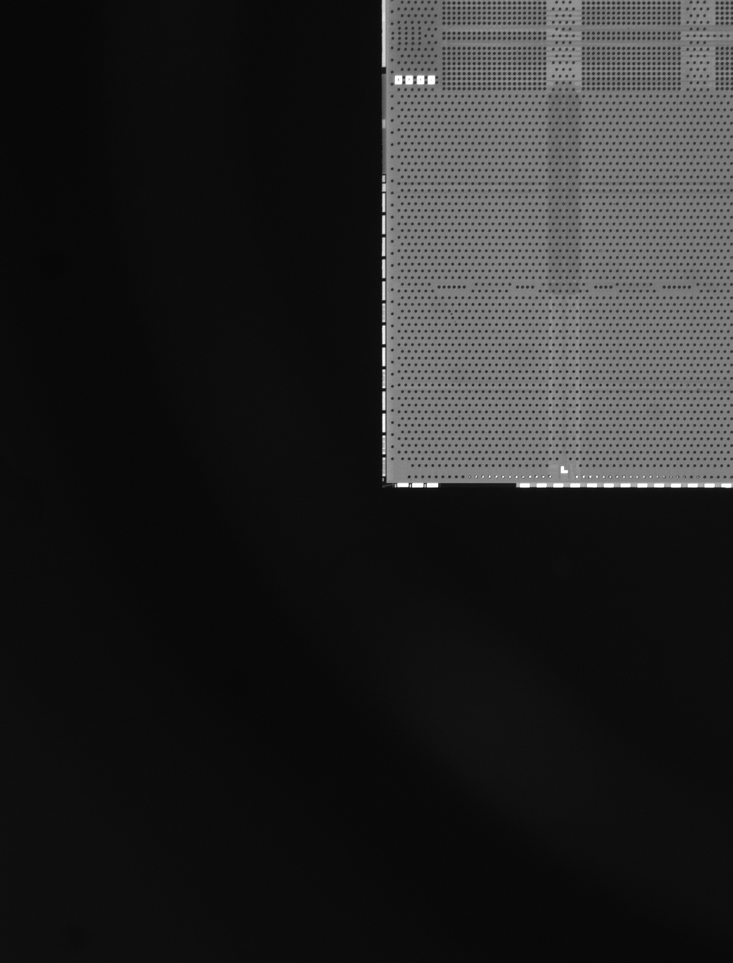
//> input picture 비트 과제 이미지/20200115220714674 CAM_3 ULC.png, 733 x 963 px, shrunk from 1236 x 1624 before the run
$ ./threshold_Test   (built with g++ and OpenCV 4)
//> lines starting //> are read from the running program, lines starting //| are printed output that depends on the picture; after the words box and inside, x2 and y2 are one past the last pixel; in counts of white or black regions, pixels touching at a corner belong together
#include "opencv2/opencv.hpp"
#include <iostream>

using namespace cv;
using namespace std;

// 쓰레숄드 값 설정
void onChangethresholdValue2(int value, void* userData);
void onChangethresholdValue1(int value, void* userData);

Mat img;
Mat test;
Mat bin;
Mat dst;
int threshold1 = 160; // 160
int threshold2 = 100; // 100


int main(int argc, char* argv[])
{
    Mat ROI;
    img = imread("images/20200115220714674 CAM_3 ULC.png", IMREAD_COLOR);
//> img is the input picture: 963 rows x 733 cols, CV_8UC3; min 6, max 255, mean 36.9

    if (img.empty()) {
        cerr << "Image load failed!" << endl;
        return -1;
    }

    namedWindow("threshold1", WINDOW_AUTOSIZE);
    namedWindow("threshold2", WINDOW_AUTOSIZE);
    createTrackbar("threshold 변경", "threshold1", &threshold1, 255, onChangethresholdValue1);
    createTrackbar("threshold 변경", "threshold2", &threshold2, 255, onChangethresholdValue2);
    cvtColor(img, test, COLOR_BGR2GRAY);
    threshold(test, test, threshold1, 255, THRESH_BINARY);
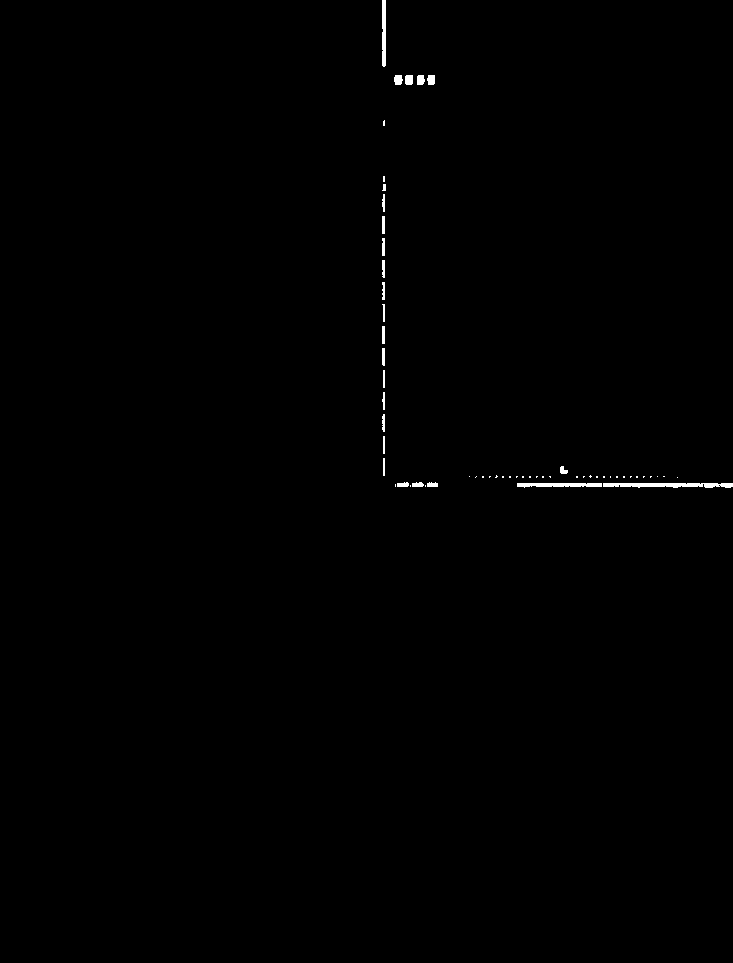
//> test: 963 rows x 733 cols, CV_8UC1; 0.33% white; 58 white regions (33 under 20 px), largest, box (x1, y1, x2, y2) and area: (603, 483, 733, 488) 523, (517, 483, 602, 488) 329, (382, 0, 386, 67) 262

    Matx <uchar, 3, 3>mask(0, 1, 0, 1, 1, 1, 0, 1, 0);
    morphologyEx(test, test, MORPH_DILATE, mask); //침식 뭉개기
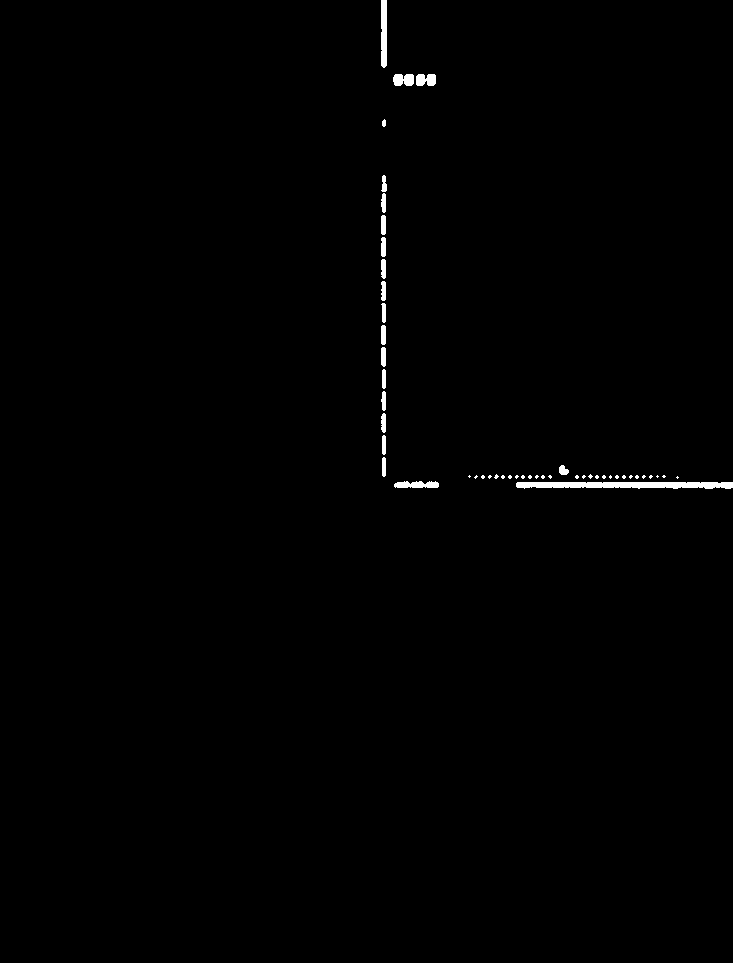
//> test: 963 rows x 733 cols, CV_8UC1; 0.56% white; 49 white regions (28 under 20 px), largest, box (x1, y1, x2, y2) and area: (516, 482, 733, 489) 1294, (381, 0, 387, 68) 398, (394, 481, 439, 488) 256
    imshow("threshold1", test);


    cvtColor(img, bin, COLOR_BGR2GRAY);
    threshold(bin, bin, threshold2, 255, THRESH_BINARY_INV);
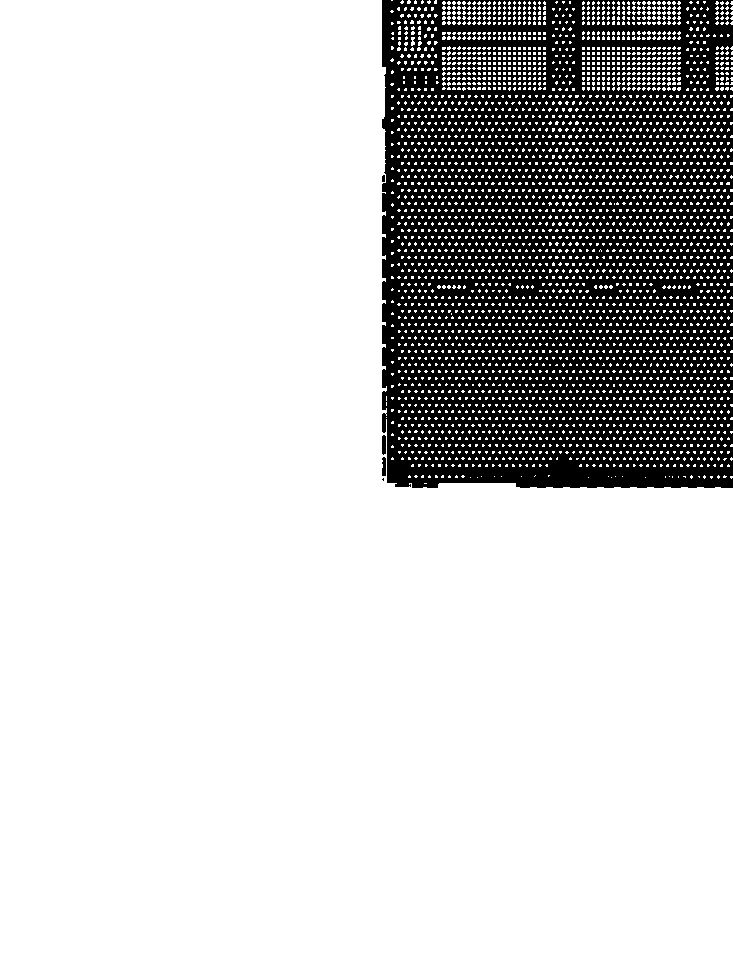
//> bin: 963 rows x 733 cols, CV_8UC1; 80.2% white; 5 black regions (1 under 20 px), largest, box (x1, y1, x2, y2) and area: (382, 0, 733, 488) 139655, (382, 435, 386, 455) 75, (382, 457, 386, 476) 68, (382, 175, 385, 182) 20
    imshow("threshold2", bin);

    waitKey(0);
    return 0;
}


// BINARY threshold
void onChangethresholdValue1(int value, void* userData)
{
//> called with value = 160
    cvtColor(img, test, COLOR_BGR2GRAY);
    threshold(test, test, value, 255, THRESH_BINARY);

    Matx <uchar, 3, 3>mask(0, 1, 0, 1, 1, 1, 0, 1, 0);
    morphologyEx(test, test, MORPH_DILATE, mask); //침식
    imshow("threshold1", test);
    imshow("sum", test | bin);
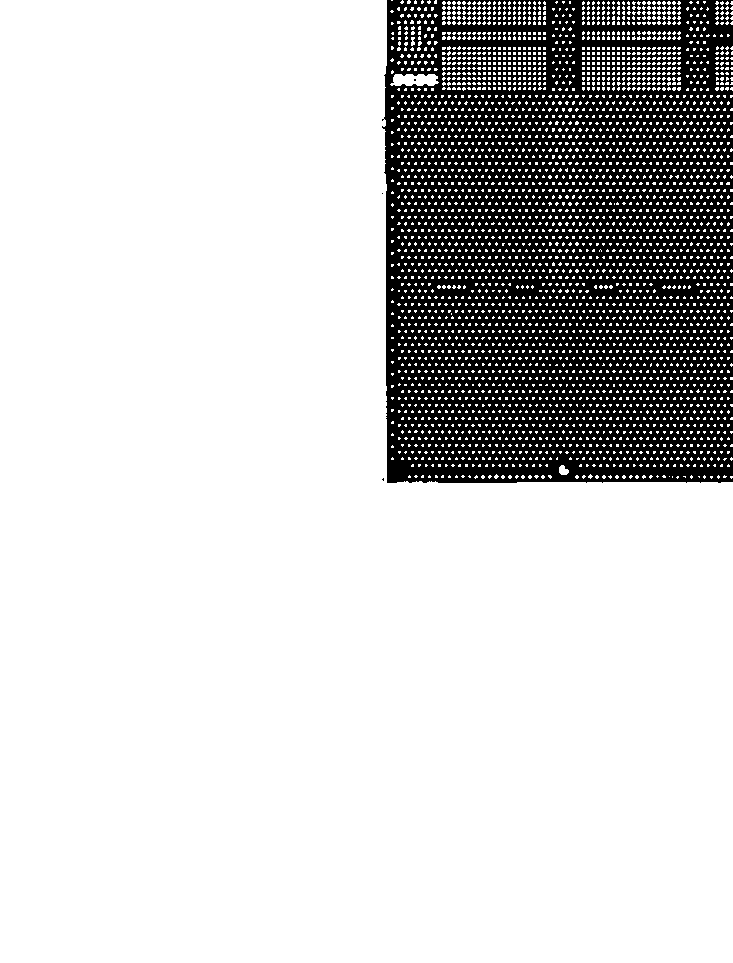
//> window 'sum': 963 rows x 733 cols, CV_8UC1; 80.7% white; 4 black regions (3 under 20 px), largest, box (x1, y1, x2, y2) and area: (382, 0, 733, 483) 136226
}

// BINARY INV threshold
void onChangethresholdValue2(int value, void* userData)
{
//> called with value = 100
    cvtColor(img, bin, COLOR_BGR2GRAY);
    threshold(bin, bin, value, 255, THRESH_BINARY_INV);
    Matx <uchar, 3, 3>mask(0, 1, 0, 1, 1, 1, 0, 1, 0);
    morphologyEx(bin, bin, MORPH_DILATE, mask); //침식
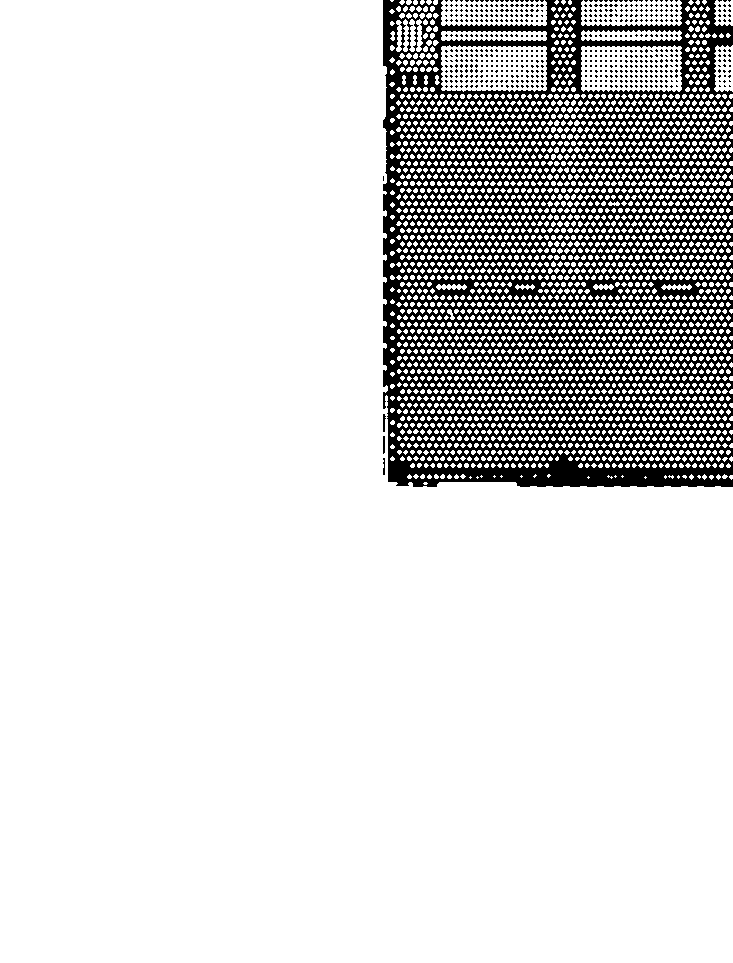
//> bin: 963 rows x 733 cols, CV_8UC1; 85.9% white; 590 black regions (586 under 20 px), largest, box (x1, y1, x2, y2) and area: (383, 0, 733, 487) 96300, (383, 414, 386, 432) 38, (383, 436, 385, 454) 35, (383, 458, 385, 475) 28
    imshow("threshold2", bin);
    imshow("sum", test | bin);
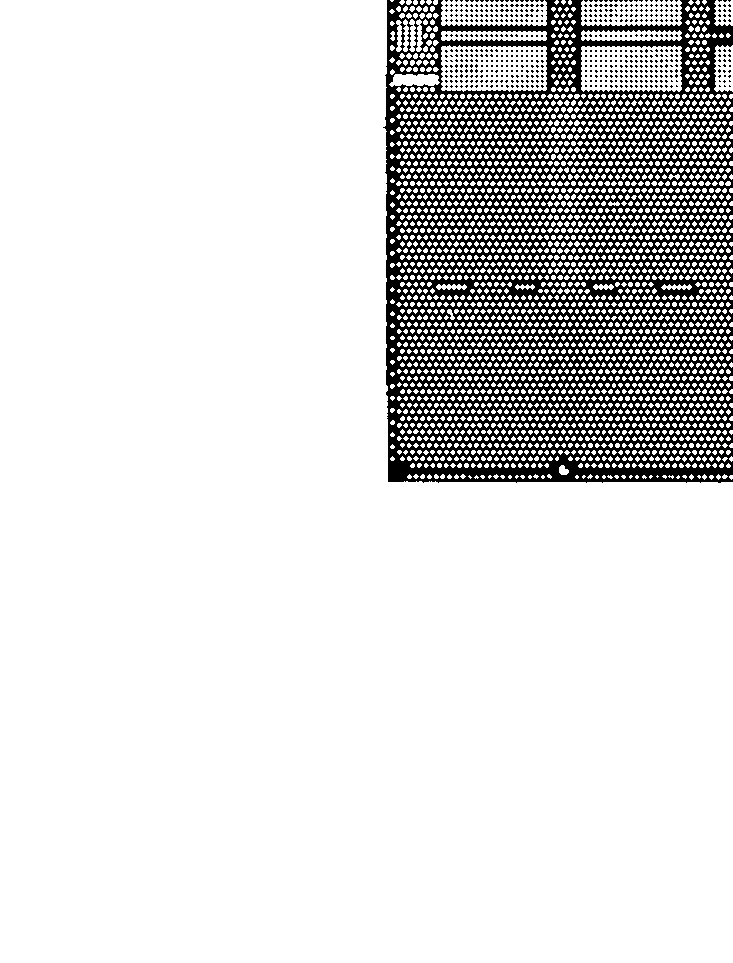
//> window 'sum': 963 rows x 733 cols, CV_8UC1; 86.3% white; 586 black regions (585 under 20 px), largest, box (x1, y1, x2, y2) and area: (383, 0, 733, 483) 93661
}
